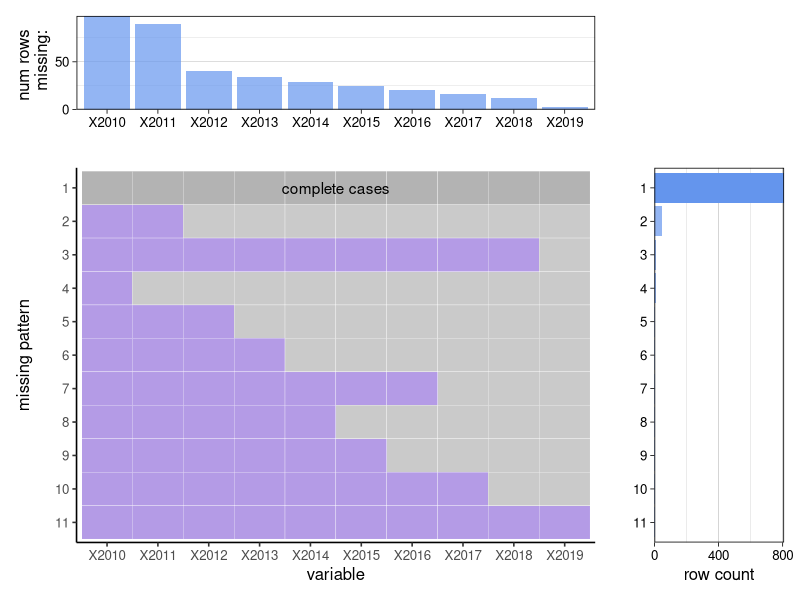

Generate this figure with R:
## ---- chunk 1

rawdata <- read.csv("homevalue_city_missing.csv")

rawdata<- as.data.frame(sapply(rawdata, as.numeric))
rawdata <- subset(rawdata, select = -c(1,2))
## ---- chunk 2
library(tidyverse)
library(patchwork)
plot_missing <- function(x, percent = TRUE) {	
  na_count_all <- data.frame(is.na(x)) %>%	
    group_by_all() %>%	
    count(name = "count", sort = TRUE) %>%	
    ungroup() %>%	
    rownames_to_column("pattern")	
  
  na_count_all <- na_count_all %>% 
    mutate(pattern = factor(pattern, levels = nrow(na_count_all):1))
  
  # count the number of columns with missing values; will be used later to determine if there's a "none missing" pattern	
  na_count_all <- na_count_all %>% 	
    rowwise() %>%	
    mutate(num_missing_cols = sum(c_across(where(is.logical))))	
  
  # data frame for missing patterns bar chart	
  na_count_by_pattern <- na_count_all %>% 	
    select(pattern, count, num_missing_cols) %>% 	
    mutate(none_missing = ifelse(num_missing_cols == 0, TRUE, FALSE))
  
  # data frame for missing by column bar chart	
  na_count_by_column <- data.frame(is.na(x)) %>%	
    colSums() %>% 	
    sort(decreasing = TRUE) %>% 	
    enframe(name = "var", value = "count")	
  
  # tidy and sort na_count_all by column counts	
  na_count_all_tidy <- na_count_all %>% 	
    pivot_longer(where(is.logical), names_to = "variable") %>%	
    mutate(variable = factor(variable, levels = na_count_by_column$var))  %>% 	
    mutate(none_missing = ifelse(num_missing_cols == 0, TRUE, FALSE))	
  
  # main plot
  main_plot <- ggplot(na_count_all_tidy, aes(variable, pattern, fill = factor(value), alpha = none_missing)) +	
    geom_tile(color = "white") +	
    scale_fill_manual(values = c("grey70", "mediumpurple")) +	
    scale_alpha_manual(values = c(.7, 1)) +	
    ylab("missing pattern") +	
    guides(fill = "none", alpha = "none") +	
    theme_classic(12)	
  
  # check for "none missing" pattern
  none_missing_pattern <- na_count_by_pattern %>%
    filter(none_missing) %>% pull(pattern)
  
  if (length(none_missing_pattern) > 0) {	
    main_plot <- main_plot +	
      annotate("text", x = (ncol(na_count_all)-2)/2,	
               y = nrow(na_count_all) + 1 - as.numeric(as.character(none_missing_pattern)),	
               label = "complete cases")	
  }	
  
  # margin plots
  
  denom <- ifelse(percent, nrow(x)/100, 1)
  
  missing_by_column_plot <- ggplot(na_count_by_column, aes(fct_inorder(var), count/denom)) +	
    geom_col(fill = "cornflowerblue", alpha = .7) + xlab("") +	
    scale_y_continuous(expand = c(0, 0), n.breaks = 3) +	
    ylab(ifelse(percent, "% rows \n missing:", "num rows \n missing:")) +	
    theme_linedraw(12) + 	
    theme(panel.grid.major.x = element_blank(),	
          panel.grid.minor.x = element_blank())	
  
  missing_by_pattern_plot <- 
    ggplot(na_count_by_pattern, aes(pattern, count/denom, alpha = none_missing)) +
    geom_col(fill = "cornflowerblue") +
    coord_flip() +
    scale_y_continuous(expand = c(0, 0), n.breaks = 3) +
    scale_alpha_manual(values = c(.7, 1)) +
    xlab("") +
    ylab(ifelse(percent, "% rows", "row count")) +
    guides(alpha = "none") +
    theme_linedraw(12) +
    theme(panel.grid.major.y = element_blank(), 
          panel.grid.minor.y = element_blank())
  
  if (percent) {	
    missing_by_column_plot <- missing_by_column_plot +
      scale_y_continuous(expand = c(0, 0), n.breaks = 5,
                         limits = c(0, 100))	
    missing_by_pattern_plot <- missing_by_pattern_plot +
      scale_y_continuous(expand = c(0, 0), n.breaks = 5,
                         limits = c(0, 100))	
  }	
  
  missing_by_column_plot + plot_spacer() + 	
    main_plot + missing_by_pattern_plot + 	
    plot_layout(widths = c(4, 1), heights = c(1, 4))
}

## ---- chunk 3
plot_missing(rawdata, percent = FALSE)
